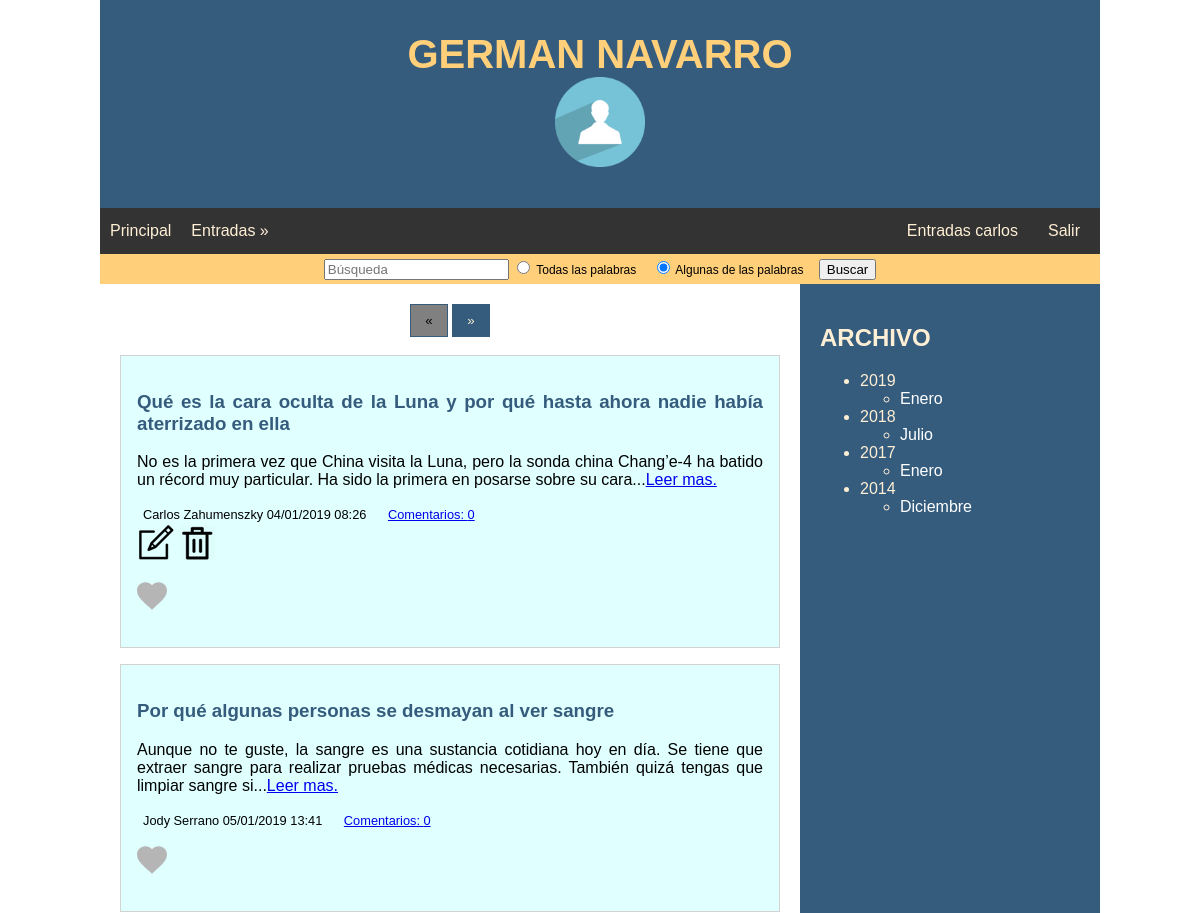
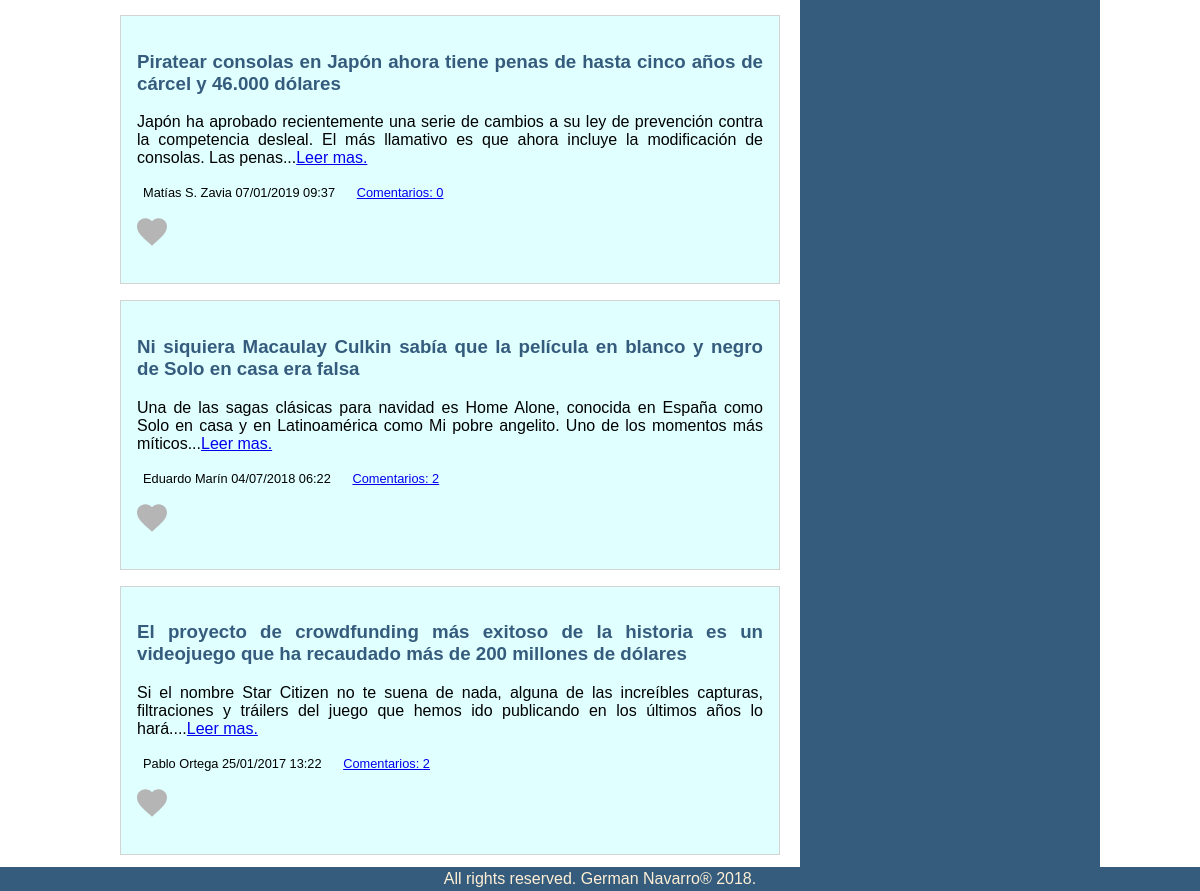
Screenshot of / (signed in) with the database file from the repository (2 pictures, top to bottom).
### tables this page shows
create table IF NOT EXISTS entrada(
	`id` int AUTO_INCREMENT,
	`titulo` VARCHAR(250) not null,
	`texto` TEXT(65000) not null,
	`fechaHora` TIMESTAMP,
	`idUsuario` INT,
	PRIMARY KEY (id),
	FOREIGN KEY FK_idUsuario_idEntrada (idUsuario) REFERENCES usuario(id)
);

create table IF NOT EXISTS usuario(
	`id` int AUTO_INCREMENT,
	`nombre` VARCHAR(100) not null,
	`usuario` VARCHAR(40) not null,
	`ubicacionFoto` VARCHAR(240) null,
	`pass` VARCHAR(256),
	PRIMARY KEY (id)
);

### funciones.php (called while the page is built, shortened)
<?php
function conectarDB(){
	try {
		$dsn = "mysql:host=localhost;dbname=blogdwes;charset=utf8";
		$dbh = new PDO($dsn, 'root');
	} catch (PDOException $e){
		print "Error de Conexión: ".$e->getMessage();
	}
	return $dbh;
}
function consultaNickUsuarioDB($idUsuario){
	$conexion = conectarDB();
	$sql = "SELECT usuario from usuario WHERE id=?";
	$consultaUsuario = $conexion->prepare($sql);
	$consultaUsuario->bindParam(1, $idUsuario);
	$consultaUsuario->execute();
	while($reg = $consultaUsuario->fetch()){
		$usuario = $reg['usuario'];
	}
	return $usuario;
}
function consultaIdUsuarioDBporNick($nick){
	$conexion = conectarDB();
	$sql = "SELECT id from usuario WHERE usuario=?";
	$consultaIdUsuario = $conexion->prepare($sql);
	$consultaIdUsuario->bindParam(1, $nick);
	$consultaIdUsuario->execute();
	while($reg = $consultaIdUsuario->fetch()){
		$idUsuario = $reg['id'];
	}
	return $idUsuario;
}
function consultaIdUsuarioDB($idEntrada){
	$conexion = conectarDB();
	$sql = "SELECT idUsuario FROM entrada WHERE id =?";
	$consultaUsuario = $conexion->prepare($sql);
	$consultaUsuario->bindParam(1, $idEntrada);
	$consultaUsuario->execute();
	while($reg = $consultaUsuario->fetch()){
		$idUsuario = $reg['idUsuario'];
	}
	return $idUsuario;
}
function consultaComentariosDB($idEntrada){
	$conexion = conectarDB();
	$sql = "SELECT c.id  , c.texto , c.idUsuario  , c.fechaHora as fh  FROM comentario c, entrada e WHERE e.id=c.idEntrada AND c.idEntrada=?";
	$consultaComentario = $conexion->prepare($sql);
	$consultaComentario->bindParam(1, $idEntrada);
	$consultaComentario->execute();
	$comentarioArr = array();
	while ($comentario = $consultaComentario->fetch()){
		$idComentario = $comentario['id'];
		$textoComent = $comentario['texto'];
		$fhComent = $comentario['fh'];
		$idUsuario = $comentario['idUsuario'];
		$comentario = new Comentario($idComentario, $idEntrada, $fhComent,  consultaNickUsuarioDB($idUsuario), $textoComent);
		$comentarioArr[] = $comentario;
	}
	return $comentarioArr;
}
function dateTime($fechaHora){
	$anyo = substr($fechaHora,0,4);
	$mes = substr($fechaHora,5,2);
	$dia = substr($fechaHora,8,2);
	$hora = substr($fechaHora,11,2);
	$min = substr($fechaHora,14,2);
	return $dia."/".$mes."/".$anyo." ".$hora.":".$min;
}
function favoritoLeer($idEntrada, $idUsuario){
	$idUsuario = consultaIdUsuarioDBporNick($_SESSION['usuario']);
	$conexion = conectarDB();
	$sql = "SELECT id FROM favoritos WHERE idEntrada=? and idUsuario=?";
	$consulta  = $conexion->prepare($sql);
	$consulta->bindParam(1, $idEntrada);
	$consulta->bindParam(2, $idUsuario);
	$consulta->execute();
	$res =$consulta->rowCount();
	if($res>0){
		return true;
	}else{
		return false;
	}
}
function readUnaEntradaDB($idEntrada){
	$conexion = conectarDB();
	$sql = "SELECT e.id, e.titulo, e.texto, e.fechaHora, u.nombre FROM entrada e, usuario u WHERE e.idUsuario=u.id and e.id=?";
	$consultaEntrada = $conexion->prepare($sql);
	$consultaEntrada->bindParam(1, $idEntrada);
	$consultaEntrada->execute();
	while ($registro = $consultaEntrada->fetch()) {
		$idEntrada = $registro['id'];
		$fh = $registro['fechaHora'];
		$titulo = $registro['titulo'];
		$usuario = $registro['nombre'];
		$texto = $registro['texto'];
		$entrada = new Entrada ($idEntrada, $fh, $titulo, $usuario, $texto, consultaComentariosDB($idEntrada));
	}
	return $entrada;
}
?>

### Entrada.class.php (the view, shortened to what this page needs)
<?php
Class Entrada{
	private $idEntrada;
	private $fechaHora;
	private $titulo;
	private $usuario;
	private $texto;
	private $comentario = array();
	public function __construct($idEntrada, $fechaHora, $titulo, $usuario, $texto, $comentario=array()){
		$this->idEntrada = $idEntrada;
		$this->fechaHora = $fechaHora;
		$this->titulo = $titulo;
		$this->usuario = $usuario;
		$this->texto = $texto;
		$this->comentario = $comentario;
	}
	public function imprimirEntradaResumida(){
		$textoString = "<article><h3><a href=\"principal.php?idEntrada=$this->idEntrada&amp;accion=mostrar\">$this->titulo</a></h3>";
		$textoEntrada = explode(' ', $this->texto);
		$textoEntrada = array_slice($textoEntrada,0,30);
		$textoEntrada = implode(' ', $textoEntrada);
		$textoString .= "<p>$textoEntrada";
		$textoString .= "...<a href=\"./principal.php?idEntrada=$this->idEntrada&amp;accion=mostrar\">Leer mas.</a></p>";
		$textoString .= '<div><div> '.$this->_mostrarUsuarioFechaHora().'</div><div> <a href="./principal.php?idEntrada='.$this->idEntrada.'&amp;accion=mostrarComentario">Comentarios: '.$this->_contadorComentarios().'</a></div></div><br>';
		$textoString .= $this->_mostrarEditarBorrarEntrada();
		$textoString .= "</article>";
		return $textoString;
	}
	public function _mostrarUsuarioFechaHora(){
		return $this->usuario.' ' . dateTime($this->fechaHora);
	}
	public function _contadorComentarios(){
		$comments  =$this->comentario ;
		if($comments>0)
			return sizeof($comments);
		else
			return 0;
	}
	public function _mostrarEditarBorrarEntrada(){
		$texto = "";
		$idUsuario = consultaIdUsuarioDB($this->idEntrada);
		$nickUsuarioObjetoEntrada = consultaNickUsuarioDB($idUsuario);
		if(isset($_SESSION['usuario'])){
			if(favoritoLeer($this->idEntrada, $idUsuario)){
				$heart = "images/redHeart.svg";
				$link = "principal.php?idEntrada=$this->idEntrada&amp;idUsuario=$idUsuario&amp;accion=favoritoQuitar";
			}else{
				$heart = "images/grayHeart.svg";
				$link = "principal.php?idEntrada=$this->idEntrada&amp;idUsuario=$idUsuario&amp;accion=favoritoGuardar";
			}
			if(strtolower($_SESSION['usuario']) === strtolower($nickUsuarioObjetoEntrada)){
				$texto .= '
        <a href="principal.php?idEntrada='.$this->idEntrada.'&amp;accion=editarEntrada">
        <img src="images/edit_small.png" alt="Editar Entrada" title="Editar Entrada"></a>
        <a href="principal.php?idEntrada='.$this->idEntrada.'&amp;accion=borrarEntradaWarning">
        <img src="images/bin_small.png" alt="Borrar Entrada" title="Borrar Entrada"></a>
		';}
			$texto .= '<p><a href="'.$link.'"><img src="'.$heart.'" height="30" alt="Favorito" title="Favorito"></a></p>
		';
		}
		return $texto;
	}
}
?>

### index.php (shortened to what this page needs)
<?php
require_once 'funciones.php';
$conexion = conectarDB();
$sql =  'SELECT id FROM entrada ORDER BY id DESC ;';
$consulta  = $conexion->prepare($sql);
$consulta->execute();
$idArr = array();
while ($registro = $consulta->fetch(PDO::FETCH_ASSOC)) {
	$idArr[] = $registro['id'];
}
$j = 0;
$h = 0;
$group = array();
$INTERVAL = 4;
for($i=0; $i<count($idArr); $i++){
	$group[$j][$h] = $idArr[$i];
	if($h === $INTERVAL){
		$j++;
		$h=0;
	}
	$h++;
}
?>
<!DOCTYPE html>
<html lang="es">
	<head>
		<?php require 'HTMLheadTag.inc.php'; ?>
	</head>
	<body>
		<?php include "HTMLheader.inc.php";?>
		<?php include "HTMLsearch.inc.php";?>
		<section class="main">
			<section class="principal center">
				<form action="<?php print $_SERVER['PHP_SELF'] ?>" method="post">
					<input type="submit" name="prev" value="&laquo;" class="pagina" <?php if($_SESSION['id']==0) print "disabled";?>>
					<input type="submit" name="next" value="&raquo;" class="pagina" <?php if($_SESSION['id'] == $_SESSION['groupSize']-1) print "disabled";?> >
				</form>
				<br>
				<?php
				foreach($group[$_SESSION['id']] as $id){
					$entrada = readUnaEntradaDB($id);
					print $entrada->imprimirEntradaResumida();
				}
				?>
			</section>
			<?php include 'HTMLarchive.inc.php';?>
		</section>
		<?php include "HTMLfooter.inc.php";?>
	</body>
</html>

### css/style.css (style rules this page uses)
* { box-sizing: border-box; }
body { font-family: sans-serif; margin: 0 auto; max-width: 1000px; }
article { text-align: justify; border: 1px solid lightgray; margin-bottom: 1em; padding: 1em; background-color: lightcyan; }
article h3 a, h4 a, a h5 { text-decoration: none; color: #355C7D; }
article div { padding-right: 15px; padding-left: 3px; display: inline; font-size: 0.8rem; font-weight: 500; }
.center { text-align: center; }
.pagina { padding: 8px 14px; border: 1px solid #355C7D; background-color: #355C7D; color:papayawhip; }
.pagina:disabled { background-color: gray !important; color: black !important; }
.main { display: flex; flex-wrap: wrap; }
.principal { flex: 70%; background-color: white; padding: 20px; }

### rows the page displays
entrada: titulo "Qué es la cara oculta de la Luna y por qué hasta ahora nadie había aterrizado en ella", textoEntrada "No es la primera vez que China visita la Luna, pero la sonda china Chang’e-4 ha batido un récord muy particular. Ha sido la primera en posarse sobre su cara", $this->_mostrarUsuarioFechaHora() "Carlos Zahumenszky 04/01/2019 08:26", _contadorComentarios "0"
entrada: titulo "Por qué algunas personas se desmayan al ver sangre", textoEntrada "Aunque no te guste, la sangre es una sustancia cotidiana hoy en día. Se tiene que extraer sangre para realizar pruebas médicas necesarias. También quizá tengas que limpiar sangre si", $this->_mostrarUsuarioFechaHora() "Jody Serrano 05/01/2019 13:41", _contadorComentarios "0"
entrada: titulo "Piratear consolas en Japón ahora tiene penas de hasta cinco años de cárcel y 46.000 dólares", textoEntrada "Japón ha aprobado recientemente una serie de cambios a su ley de prevención contra la competencia desleal. El más llamativo es que ahora incluye la modificación de consolas. Las penas", $this->_mostrarUsuarioFechaHora() "Matías S. Zavia 07/01/2019 09:37", _contadorComentarios "0"
entrada: titulo "Ni siquiera Macaulay Culkin sabía que la película en blanco y negro de Solo en casa era falsa", textoEntrada "Una de las sagas clásicas para navidad es Home Alone, conocida en España como Solo en casa y en Latinoamérica como Mi pobre angelito. Uno de los momentos más míticos", $this->_mostrarUsuarioFechaHora() "Eduardo Marín 04/07/2018 06:22", _contadorComentarios "2"
entrada: titulo "El proyecto de crowdfunding más exitoso de la historia es un videojuego que ha recaudado más de 200 millones de dólares", textoEntrada "Si el nombre Star Citizen no te suena de nada, alguna de las increíbles capturas, filtraciones y tráilers del juego que hemos ido publicando en los últimos años lo hará.", $this->_mostrarUsuarioFechaHora() "Pablo Ortega 25/01/2017 13:22", _contadorComentarios "2"

### other values shown
$mostrarUsuario "carlos"
$year['anyo'] "2019"
month($mes) "Enero"
$year['anyo'] "2018"
month($mes) "Julio"
$year['anyo'] "2017"
$year['anyo'] "2014"
month($mes) "Diciembre"
